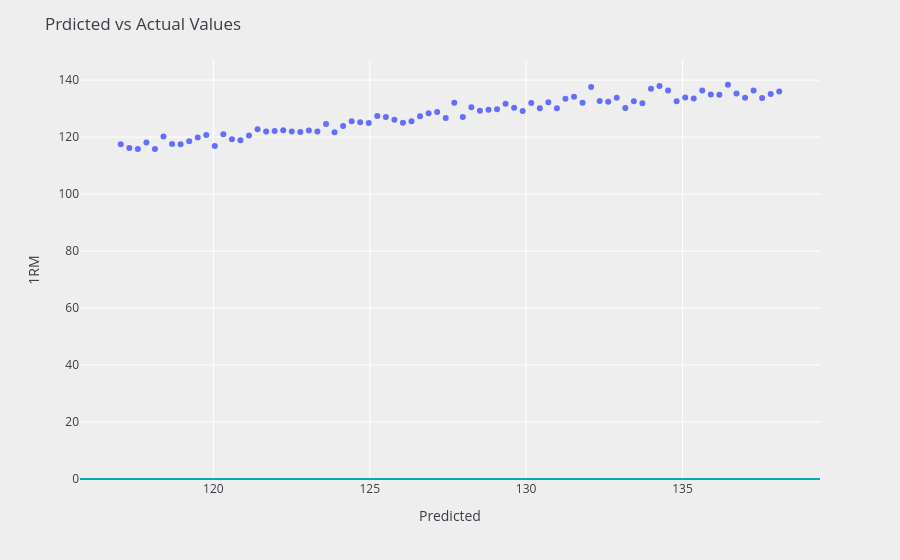

The code cell stored with this chart in its notebook:
### Code cell
plot_title = 'Prdicted vs Actual Values'

multiquad_plot = px.scatter(
    squat_df,
    x = 'Predicted',
    y = '1RM',
)

multiquad_plot.add_hline(
    y=0, 
    line_width=2, 
    line_color="#00ADB5"
)

multiquad_plot.update_layout(
    title = plot_title,
    plot_bgcolor = '#EEEEEE',
    paper_bgcolor = '#EEEEEE',
    font_color = '#393E46',
)


multiquad_plot.show()

### Figure 1 — Plotly figure (JSON) as saved in the notebook; plotly's stock layout.template omitted (floating-point values rounded to 4 significant figures)
{"data": [{"hovertemplate": "Predicted=%{x}<br>1RM=%{y}<extra></extra>", "legendgroup": "", "marker": {"color": "#636efa", "symbol": "circle"}, "mode": "markers", "name": "", "orientation": "v", "showlegend": false, "type": "scatter", "x": [117.0, 117.3, 117.6, 117.9, 118.1, 118.4, 118.7, 119.0, 119.2, 119.5, 119.8, 120.0, 120.3, 120.6, 120.9, 121.1, 121.4, 121.7, 122.0, 122.2, 122.5, 122.8, 123.1, 123.3, 123.6, 123.9, 124.1, 124.4, 124.7, 125.0, 125.2, 125.5, 125.8, 126.1, 126.3, 126.6, 126.9, 127.2, 127.4, 127.7, 128.0, 128.2, 128.5, 128.8, 129.1, 129.3, 129.6, 129.9, 130.2, 130.4, 130.7, 131.0, 131.3, 131.5, 131.8, 132.1, 132.4, 132.6, 132.9, 133.2, 133.4, 133.7, 134.0, 134.3, 134.5, 134.8, 135.1, 135.4, 135.6, 135.9, 136.2, 136.5, 136.7, 137.0, 137.3, 137.5, 137.8, 138.1], "xaxis": "x", "y": [117.5, 116.2, 115.9, 118.1, 115.9, 120.2, 117.6, 117.5, 118.5, 119.8, 120.8, 116.9, 121.0, 119.2, 118.9, 120.5, 122.7, 121.9, 122.2, 122.4, 121.9, 121.8, 122.3, 121.9, 124.6, 121.7, 123.9, 125.5, 125.2, 125.0, 127.4, 127.1, 126.1, 125.1, 125.5, 127.3, 128.3, 128.8, 126.7, 132.1, 127.1, 130.4, 129.3, 129.6, 129.7, 131.7, 130.3, 129.2, 131.9, 130.1, 132.2, 130.1, 133.5, 134.2, 132.1, 137.6, 132.7, 132.4, 133.8, 130.2, 132.5, 131.8, 137.0, 137.9, 136.4, 132.5, 133.9, 133.6, 136.4, 135.0, 134.9, 138.4, 135.3, 133.8, 136.4, 133.7, 135.1, 136.0], "yaxis": "y"}], "layout": {"font": {"color": "#393E46"}, "legend": {"tracegroupgap": 0}, "margin": {"t": 60}, "paper_bgcolor": "#EEEEEE", "plot_bgcolor": "#EEEEEE", "shapes": [{"line": {"color": "#00ADB5", "width": 2}, "type": "line", "x0": 0, "x1": 1, "xref": "x domain", "y0": 0, "y1": 0, "yref": "y"}], "title": {"text": "Prdicted vs Actual Values"}, "xaxis": {"anchor": "y", "domain": [0, 1], "title": {"text": "Predicted"}}, "yaxis": {"anchor": "x", "domain": [0, 1], "title": {"text": "1RM"}}}}
